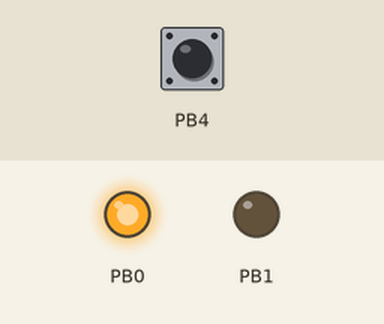
The program below on a simulated ATtiny45, built with avr-gcc and emulated at 4 MHz. On the bench: output pins drawn as LEDs (lit = HIGH). Dashed ring = blinking. Inputs (shaded band) come from the test bench; at power-on: PB4 HIGH.

Above: at 0.07 s.
At 0.52 s:
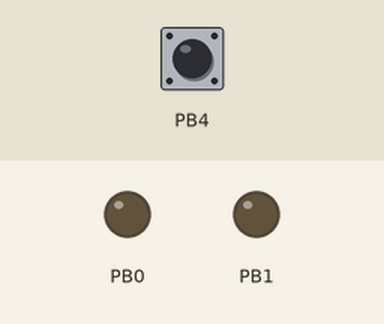
At 1.05 s:
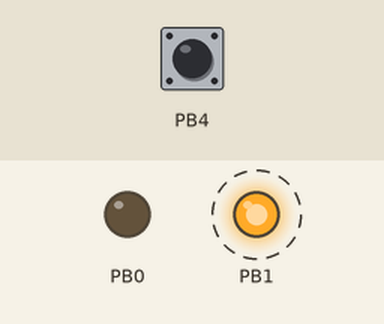
At 5.25 s:
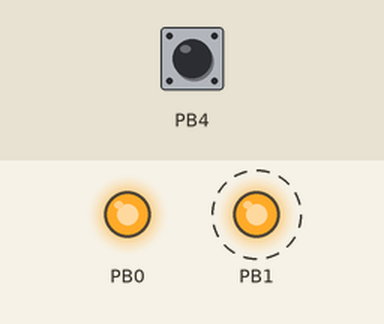
Timing chart, 0 to 6.9 s (numbered marks = the images above):
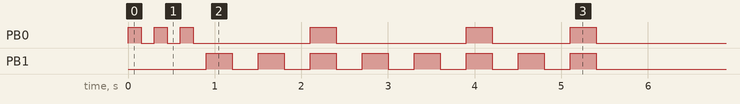

The program:

main.c
```c
/*
 * I2C test v1.c
 *
 * Created: 18.01.2020 0:54:20
 * Author : Админ
 */
#define F_CPU 4000000
#include <avr/io.h>
#include <util/delay.h>
int state = 1;
int i;
volatile char D ;


void send(){
	 for(int p=7; p>=0; p--){
	    PORTB |= (D>>p)&(1<<PB0);
		PORTB |=(1<<PB1);
	    	_delay_ms(300);
			PORTB &=~(1<<PB0);
		   PORTB &=~(1<<PB1);
		   _delay_ms(300);
}
state =3;
       }
void start(){
		PORTB |= (1<<PB0);
	_delay_ms(150);
	PORTB &= ~(1<<PORTB0);
	_delay_ms(150);
	PORTB |= (1<<PB0);
	_delay_ms(150);
	PORTB &= ~(1<<PORTB0);
	_delay_ms(150);
	PORTB |= (1<<PB0);
	_delay_ms(150);
	PORTB &= ~(1<<PORTB0);
	_delay_ms(150);
	state=2;
}
void stop(){
	 PORTB |=(1<<PB1);
	_delay_ms(150);
    PORTB &=~(1<<PB1);
   _delay_ms(150);
   PORTB |=(1<<PB1);
   _delay_ms(150);
   PORTB &=~(1<<PB1);
   _delay_ms(150);
   PORTB |=(1<<PB1);
   _delay_ms(150);
   PORTB &=~(1<<PB1);
   _delay_ms(150);

}
void ask(){
	if (state==4)
	{ stop();
		state==1;
	}
	else if(state !=4);
	{
		while (state !=4)
	{if ((PINB&(1<<PB4))==0){
		state=4;
		}
	else
	{}
	}
	}
	}


int main(void)
{
	D=0x25;
	while (1)
{DDRB|= (1<<PB0)|(1<<PB1);
	PORTB|=(1<<PB4);

switch (state)
{
case 1:
start();
	break;
case 2:
send();
	break;
case 3:
ask();
	break;


}


    }
}
```

Measured:
- by itself, PB0: LOW → HIGH at 0.00 s, → LOW 0.15 s later, → HIGH 0.15 s later, → LOW 0.15 s later, … (12 changes in this stretch)
- by itself, PB1: alternates HIGH for 0.30 s and LOW for 0.30 s, 16 changes in all, then stays LOW
